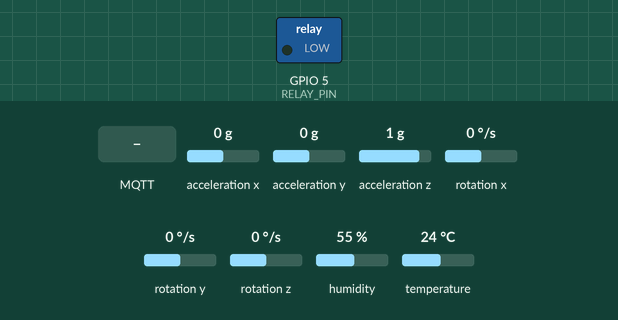
This sketch was run on a simulated ESP32. Shown: switched loads named in the sketch (green lamp = pin HIGH). Inputs (shaded band) come from the test bench; at power-on: acceleration x 0 g, acceleration y 0 g, acceleration z 1 g, rotation x 0 °/s, rotation y 0 °/s, rotation z 0 °/s, humidity 55 %, temperature 24 °C. WiFi joins after 1.5 s; servers stay silent unless stated; no MQTT or app messages arrive unless stated; what the sketch prints to the serial monitor is not drawn.

Above: at 2.7 s.
2.8 s: MQTT message "startCooling" arrives on the first subscribed topic
At 4.5 s:
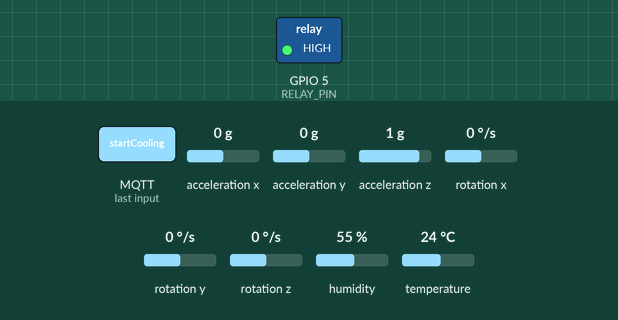
5.0 s: MQTT message "stopCooling" arrives on the first subscribed topic
At 6.3 s:
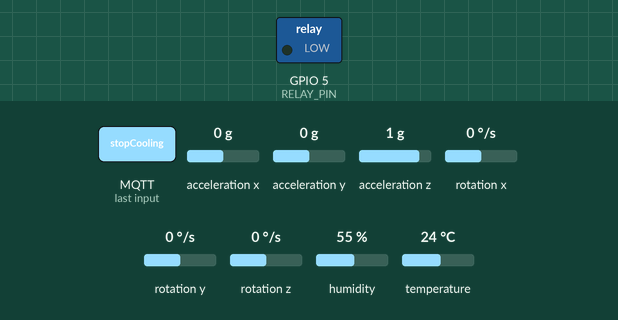
Timing chart, 0 to 8.0 s (numbered marks = the images above; inputs shaded):
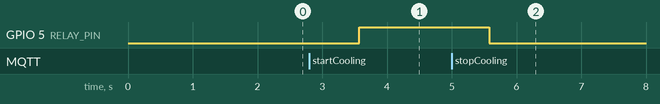

Measured:
- after the input at 2.8 s, GPIO 5 (RELAY_PIN): LOW → HIGH after 0.77 s
- after the input at 5.0 s, GPIO 5 (RELAY_PIN): HIGH → LOW after 0.58 s

The sketch:

Sim.ino
```cpp
#include <WiFi.h>
#include <PubSubClient.h>
#include <Wire.h>
#include <Adafruit_Sensor.h>
#include <DHT.h>
#include <DHT_U.h>
#include <MPU6050.h>

#define DHTPIN 4
#define DHTTYPE DHT22
#define RELAY_PIN 5

const char* ssid = "Chandraprakash's Galaxy M32 5G";
const char* password = "ziku6944";
const char* mqtt_server = "e9a94e816f1f4b5a9fb07635ed0ccfb9.s1.eu.hivemq.cloud";
const int mqtt_port = 8883;

DHT dht(DHTPIN, DHTTYPE);
MPU6050 mpu;
WiFiClient espClient;
PubSubClient client(espClient);

void setup_wifi() {
  delay(10);
  Serial.println("Connecting to WiFi...");
  WiFi.begin(ssid, password);
  while (WiFi.status() != WL_CONNECTED) {
    delay(500);
    Serial.print(".");
  }
  Serial.println("\nConnected to WiFi");
}

void callback(char* topic, byte* payload, unsigned int length) {
  String message;
  for (int i = 0; i < length; i++) {
    message += (char)payload[i];
  }
  if (message == "startCooling") {
    digitalWrite(RELAY_PIN, HIGH);
  } else if (message == "stopCooling") {
    digitalWrite(RELAY_PIN, LOW);
  }
}

void setup() {
  pinMode(RELAY_PIN, OUTPUT);
  Serial.begin(115200);
  setup_wifi();
  client.setServer(mqtt_server, mqtt_port);
  client.setCallback(callback);
  dht.begin();
  Wire.begin();
  mpu.initialize();
}

void reconnect() {
  while (!client.connected()) {
    Serial.print("Attempting MQTT connection...");
    if (client.connect("ESP32Client")) {
      Serial.println("connected");
      client.subscribe("pod/control");
    } else {
      Serial.print("failed, rc=");
      Serial.print(client.state());
      Serial.println(" try again in 5 seconds");
      delay(5000);
    }
  }
}

void loop() {
  if (!client.connected()) {
    reconnect();
  }
  client.loop();

  float temperature = dht.readTemperature();
  int16_t ax, ay, az;
  mpu.getAcceleration(&ax, &ay, &az);

  char msg[100];
  snprintf(msg, 100, "{\"temperature\": %.2f, \"ax\": %d, \"ay\": %d, \"az\": %d}", temperature, ax, ay, az);
  client.publish("pod/sensors", msg);

  delay(2000);
}
```
